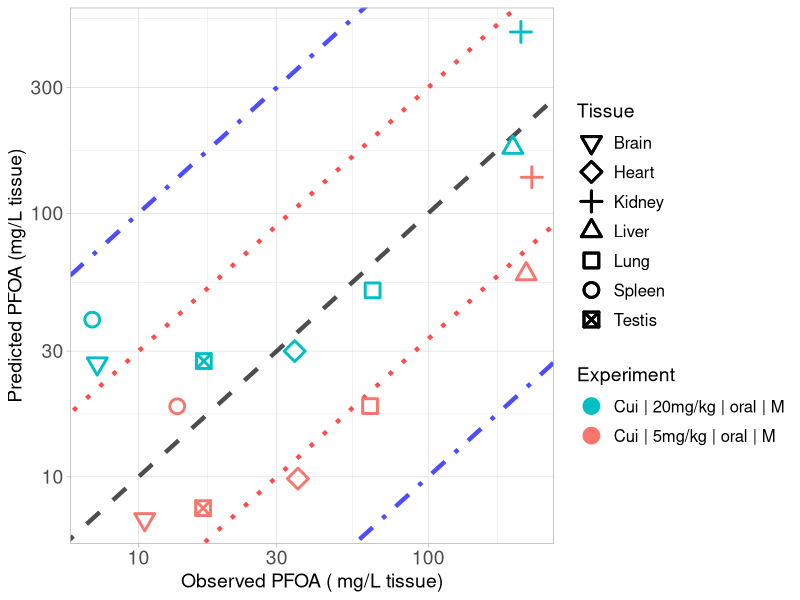

Write the R code that produced this figure.
library(ggplot2)

#setwd("C:/Users/ptsir/Documents/GitHub/PFAS_PBK_models/PFOA inhalation Rat/Validation/Validation_results")
setwd("/Users/eviepapakyriakopoulou/Documents/GitHub/PFAS_PBK_models/PFOA inhalation Rat/Validation/Validation_Scenario24l_PKSim_growth_dilution_simple")

# Load Results 
Cui_results <- read.csv("Cui_2008_results.csv", header = T)
Cui_low <- Cui_results[Cui_results$Dose == 5, ]
Cui_low$Experiment <- "Cui | 5mg/kg | oral | M"
Cui_high <- Cui_results[Cui_results$Dose == 20, ]
Cui_high$Experiment <- "Cui | 20mg/kg | oral | M"
# 
Tissue_markers <-  c(0:10,14)
names(Tissue_markers) <- c( "Lung",   "Spleen",  "Liver",   "Kidney", "Plasma", "Heart",
                            "Brain","Testis", "Stomach", "Intestines", "Carcass")

Experiment <- scales::hue_pal()(2)

names(Experiment) <- unique(c(Cui_low$Experiment, Cui_high$Experiment))



scatter_plot <- ggplot()+
  geom_abline(intercept = log10(1), slope = 1, linetype = "dashed", color = "black", linewidth = 1.5, alpha = 0.7) +  # Identity line in log10 scale
  geom_abline(intercept = log10(3), slope = 1, linetype = "dotted", color = "red", linewidth = 1.5, alpha = 0.7) +  # +3-fold error line
  geom_abline(intercept = log10(1/3), slope = 1, linetype = "dotted", color = "red", linewidth = 1.5, alpha = 0.7) +  # -3-fold error line
  geom_abline(intercept = log10(10), slope = 1, linetype = "dotdash", color = "blue", linewidth = 1.5, alpha = 0.7) +  # +10-fold error line
  geom_abline(intercept = log10(1/10), slope = 1, linetype = "dotdash", color = "blue", linewidth = 1.5, alpha = 0.7) +  # -10-fold error line
  geom_point(data = Cui_low, aes(x=Observed, y=Predicted, color = Experiment, shape = Tissue), size=4, stroke = 1.5)+
  geom_point(data = Cui_high, aes(x=Observed, y=Predicted, color = Experiment, shape = Tissue), size=4, stroke = 1.5)+
  scale_y_log10()+
  scale_x_log10()+
  scale_color_manual(values = Experiment)+
  theme(legend.spacing.y = unit(1, 'cm')) +
  guides(fill = guide_legend(byrow = TRUE))+
  scale_shape_manual(values = Tissue_markers)+
  theme_light()+
  labs(y = "Predicted PFOA (mg/L tissue)",
       x = "Observed PFOA ( mg/L tissue)")+
  theme(plot.title = element_text(hjust = 0.5),
        legend.key.size = unit(0.75, 'cm'),  
        legend.title = element_text(size=14),
        legend.text = element_text(size=12,  hjust = 0),
        axis.text = element_text(size = 14),
        axis.title = element_text(size = 14),
        )

#print(scatter_plot)

ggsave("validation_plot_PFOA_tissues.png", scatter_plot, width = 11, height = 7, units = "in", dpi = 300)
